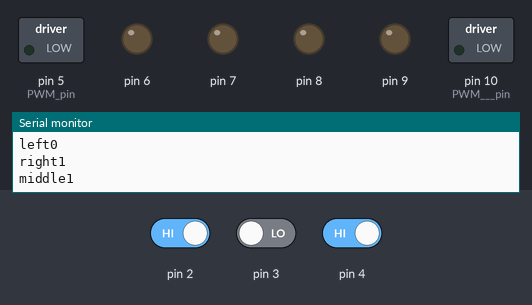
A sketch run on a simulated Arduino Uno, built with avr-gcc and run on an emulated ATmega328P. On the bench: switched loads named in the sketch (green lamp = pin HIGH), output pins drawn as LEDs (lit = HIGH), the last lines printed to the serial monitor. Inputs (shaded band) come from the test bench; at power-on: pin 2 HIGH, pin 4 HIGH, pin 3 LOW.

Above: at 6.8 s.
6.9 s: pin 2 driven LOW
At 13.1 s:
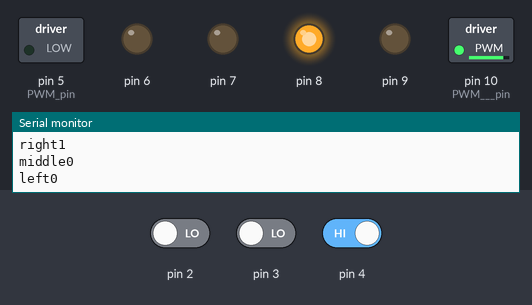
13.5 s: pin 2 driven HIGH and pin 4 driven LOW
At 18.9 s:
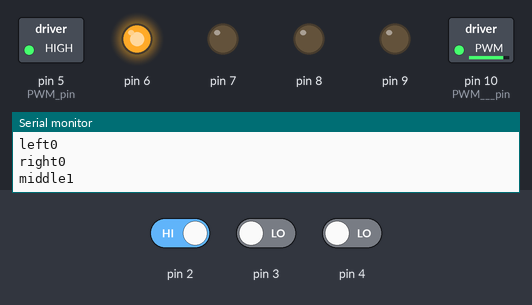
19.5 s: pin 2 driven LOW and pin 3 driven HIGH
At 24.7 s:
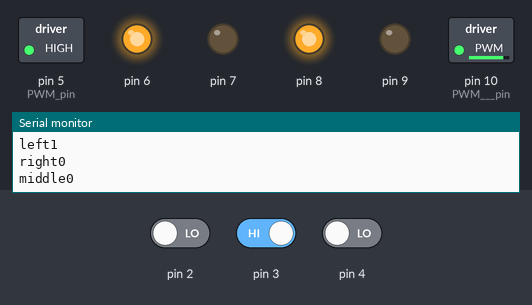
Timing chart, 0 to 26.2 s (numbered marks = the images above; inputs shaded):
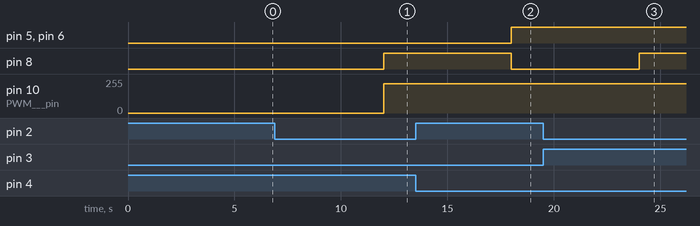

Measured:
- after the input at 6.9 s, pin 8: LOW → HIGH after 5.1 s; pin 10 (PWM___pin): 0/255 → 218/255 after 5.1 s
- after the input at 13.5 s, pin 5 (PWM_pin), pin 6: LOW → HIGH after 4.5 s; pin 8: HIGH → LOW after 4.5 s
- after the input at 19.5 s, pin 8: LOW → HIGH after 4.5 s

The sketch:

LFR.ino
```cpp
//LINE FOLLOWING ROBOT
void motfwd();
void motbwd();
void motright();
void motleft();
void motstop();
void setup() {
  // put your setup code here, to run once:
//motor 1
pinMode(8,OUTPUT);
pinMode(9,OUTPUT);
pinMode(10,OUTPUT);  //PWM   pin
//motor 2
pinMode(5,OUTPUT);  //PWM pin
pinMode(6,OUTPUT);
pinMode(7,OUTPUT);
//IRsensor
pinMode(2,INPUT);
pinMode(3,INPUT);
pinMode(4,INPUT);

//Intializing serial
Serial.begin(9600);
}

void loop() {
  // put your main code here, to run repeatedly:
  //Reading IR sensor
int ir1 = digitalRead(2);
int ir2 = digitalRead(3);
int ir3 = digitalRead(4);
Serial.print("middle");Serial.println(ir1);delay(1000);
Serial.print("left");Serial.println(ir2);delay(1000);
Serial.print("right");Serial.println(ir3);delay(1000);

if((ir1 == LOW)&&(ir2 ==HIGH)&&(ir3 ==LOW)){
  motfwd();
}
else if((ir1 == LOW)&&(ir2 ==LOW)&&(ir3 ==HIGH)){
  motright();}

else if((ir1 == HIGH)&&(ir2 ==LOW)&&(ir3 ==LOW)){
  motleft();
}
}

void motfwd(){
  //MOTOR 1
  digitalWrite(8,HIGH);
  digitalWrite(9,LOW);
  analogWrite(10,218);

  //MOTOR 2
  digitalWrite(6,HIGH);
  digitalWrite(7,LOW);
  analogWrite(5,255);
}
void motright(){
  //MOTOR 1
  digitalWrite(8,HIGH);
  digitalWrite(9,LOW);
  analogWrite(10,218);

  //MOTOR 2
  digitalWrite(6,LOW);
  digitalWrite(7,LOW);

}
void motleft(){
  //MOTOR 1
  digitalWrite(8,LOW);
  digitalWrite(9,LOW);

  //MOTOR 2
  digitalWrite(6,HIGH);
  digitalWrite(7,LOW);
  analogWrite(5,255);
}

void motstop(){
  //MOTOR 1
  digitalWrite(8,LOW);
  digitalWrite(9,LOW);

  //MOTOR 2
  digitalWrite(6,LOW);
  digitalWrite(7,LOW);
}
```
